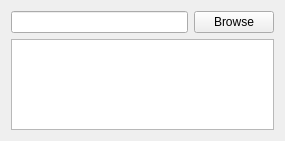
<?xml version="1.0" encoding="UTF-8"?>
<ui version="4.0">
 <class>FileSettingWidget</class>
 <widget class="QWidget" name="FileSettingWidget">
  <property name="windowModality">
   <enum>Qt::NonModal</enum>
  </property>
  <property name="geometry">
   <rect>
    <x>0</x>
    <y>0</y>
    <width>285</width>
    <height>141</height>
   </rect>
  </property>
  <property name="windowTitle">
   <string>Form</string>
  </property>
  <layout class="QGridLayout" name="gridLayout">
   <item row="0" column="0">
    <widget class="QLineEdit" name="path"/>
   </item>
   <item row="0" column="1">
    <widget class="QPushButton" name="browse">
     <property name="text">
      <string>Browse</string>
     </property>
    </widget>
   </item>
   <item row="1" column="0" colspan="2">
    <widget class="QListWidget" name="files"/>
   </item>
  </layout>
 </widget>
 <resources/>
 <connections/>
</ui>
